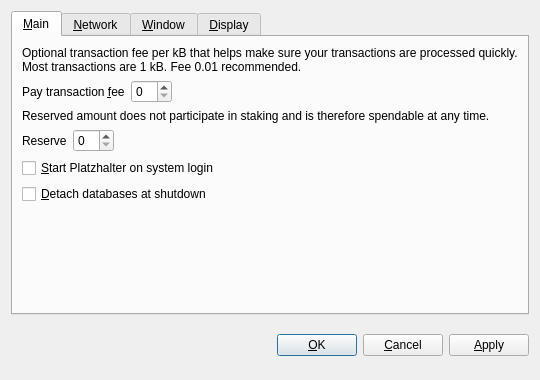
<?xml version="1.0" encoding="UTF-8"?>
<ui version="4.0">
 <class>OptionsDialog</class>
 <widget class="QDialog" name="OptionsDialog">
  <property name="geometry">
   <rect>
    <x>0</x>
    <y>0</y>
    <width>540</width>
    <height>380</height>
   </rect>
  </property>
  <property name="windowTitle">
   <string>Options</string>
  </property>
  <property name="modal">
   <bool>true</bool>
  </property>
  <layout class="QVBoxLayout" name="verticalLayout">
   <item>
    <widget class="QTabWidget" name="tabWidget">
     <property name="tabPosition">
      <enum>QTabWidget::North</enum>
     </property>
     <property name="currentIndex">
      <number>0</number>
     </property>
     <widget class="QWidget" name="tabMain">
      <attribute name="title">
       <string>&amp;Main</string>
      </attribute>
      <layout class="QVBoxLayout" name="verticalLayout_Main">
       <item>
        <widget class="QLabel" name="transactionFeeInfoLabel">
         <property name="text">
          <string>Optional transaction fee per kB that helps make sure your transactions are processed quickly. Most transactions are 1 kB. Fee 0.01 recommended.</string>
         </property>
         <property name="textFormat">
          <enum>Qt::PlainText</enum>
         </property>
         <property name="wordWrap">
          <bool>true</bool>
         </property>
        </widget>
       </item>
       <item>
        <layout class="QHBoxLayout" name="horizontalLayoutFee">
         <item>
          <widget class="QLabel" name="transactionFeeLabel">
           <property name="text">
            <string>Pay transaction &amp;fee</string>
           </property>
           <property name="textFormat">
            <enum>Qt::PlainText</enum>
           </property>
           <property name="buddy">
            <cstring>transactionFee</cstring>
           </property>
          </widget>
         </item>
         <item>
          <widget class="BitcoinAmountField" name="transactionFee"/>
         </item>
         <item>
          <spacer name="horizontalSpacerFee">
           <property name="orientation">
            <enum>Qt::Horizontal</enum>
           </property>
           <property name="sizeHint" stdset="0">
            <size>
             <width>40</width>
             <height>20</height>
            </size>
           </property>
          </spacer>
         </item>
        </layout>
       </item>
       <item>
        <widget class="QLabel" name="reserveBalanceInfoLabel">
         <property name="text">
          <string>Reserved amount does not participate in staking and is therefore spendable at any time.</string>
         </property>
         <property name="textFormat">
          <enum>Qt::PlainText</enum>
         </property>
         <property name="wordWrap">
          <bool>true</bool>
         </property>
        </widget>
       </item>
       <item>
        <layout class="QHBoxLayout" name="horizontalLayoutReserveBalance">
         <item>
          <widget class="QLabel" name="reserveBalanceLabel">
           <property name="text">
            <string>Reserve</string>
           </property>
           <property name="textFormat">
            <enum>Qt::PlainText</enum>
           </property>
           <property name="buddy">
            <cstring>reserveBalance</cstring>
           </property>
          </widget>
         </item>
         <item>
          <widget class="BitcoinAmountField" name="reserveBalance"/>
         </item>
         <item>
          <spacer name="horizontalSpacerReserveBalance">
           <property name="orientation">
            <enum>Qt::Horizontal</enum>
           </property>
           <property name="sizeHint" stdset="0">
            <size>
             <width>40</width>
             <height>20</height>
            </size>
           </property>
          </spacer>
         </item>
        </layout>
       </item>
       <item>
        <widget class="QCheckBox" name="bitcoinAtStartup">
         <property name="toolTip">
          <string>Automatically start Platzhalter after logging in to the system.</string>
         </property>
         <property name="text">
          <string>&amp;Start Platzhalter on system login</string>
         </property>
        </widget>
       </item>
       <item>
        <widget class="QCheckBox" name="detachDatabases">
         <property name="toolTip">
          <string>Detach block and address databases at shutdown. This means they can be moved to another data directory, but it slows down shutdown. The wallet is always detached.</string>
         </property>
         <property name="text">
          <string>&amp;Detach databases at shutdown</string>
         </property>
        </widget>
       </item>
       <item>
        <spacer name="verticalSpacer_Main">
         <property name="orientation">
          <enum>Qt::Vertical</enum>
         </property>
         <property name="sizeHint" stdset="0">
          <size>
           <width>20</width>
           <height>40</height>
          </size>
         </property>
        </spacer>
       </item>
      </layout>
     </widget>
     <widget class="QWidget" name="tabNetwork">
      <attribute name="title">
       <string>&amp;Network</string>
      </attribute>
      <layout class="QVBoxLayout" name="verticalLayout_Network">
       <item>
        <widget class="QCheckBox" name="mapPortUpnp">
         <property name="toolTip">
          <string>Automatically open the Platzhalter client port on the router. This only works when your router supports UPnP and it is enabled.</string>
         </property>
         <property name="text">
          <string>Map port using &amp;UPnP</string>
         </property>
        </widget>
       </item>
       <item>
        <widget class="QCheckBox" name="connectSocks">
         <property name="toolTip">
          <string>Connect to the Platzhalter network through a SOCKS proxy (e.g. when connecting through Tor).</string>
         </property>
         <property name="text">
          <string>&amp;Connect through SOCKS proxy:</string>
         </property>
        </widget>
       </item>
       <item>
        <layout class="QHBoxLayout" name="horizontalLayout_Network">
         <item>
          <widget class="QLabel" name="proxyIpLabel">
           <property name="text">
            <string>Proxy &amp;IP:</string>
           </property>
           <property name="textFormat">
            <enum>Qt::PlainText</enum>
           </property>
           <property name="buddy">
            <cstring>proxyIp</cstring>
           </property>
          </widget>
         </item>
         <item>
          <widget class="QValidatedLineEdit" name="proxyIp">
           <property name="maximumSize">
            <size>
             <width>140</width>
             <height>16777215</height>
            </size>
           </property>
           <property name="toolTip">
            <string>IP address of the proxy (e.g. 127.0.0.1)</string>
           </property>
          </widget>
         </item>
         <item>
          <widget class="QLabel" name="proxyPortLabel">
           <property name="text">
            <string>&amp;Port:</string>
           </property>
           <property name="textFormat">
            <enum>Qt::PlainText</enum>
           </property>
           <property name="buddy">
            <cstring>proxyPort</cstring>
           </property>
          </widget>
         </item>
         <item>
          <widget class="QLineEdit" name="proxyPort">
           <property name="maximumSize">
            <size>
             <width>55</width>
             <height>16777215</height>
            </size>
           </property>
           <property name="toolTip">
            <string>Port of the proxy (e.g. 9050)</string>
           </property>
          </widget>
         </item>
         <item>
          <widget class="QLabel" name="socksVersionLabel">
           <property name="text">
            <string>SOCKS &amp;Version:</string>
           </property>
           <property name="textFormat">
            <enum>Qt::PlainText</enum>
           </property>
           <property name="buddy">
            <cstring>socksVersion</cstring>
           </property>
          </widget>
         </item>
         <item>
          <widget class="QValueComboBox" name="socksVersion">
           <property name="toolTip">
            <string>SOCKS version of the proxy (e.g. 5)</string>
           </property>
          </widget>
         </item>
         <item>
          <spacer name="horizontalSpacer_Network">
           <property name="orientation">
            <enum>Qt::Horizontal</enum>
           </property>
           <property name="sizeHint" stdset="0">
            <size>
             <width>40</width>
             <height>20</height>
            </size>
           </property>
          </spacer>
         </item>
        </layout>
       </item>
       <item>
        <spacer name="verticalSpacer_Network">
         <property name="orientation">
          <enum>Qt::Vertical</enum>
         </property>
         <property name="sizeHint" stdset="0">
          <size>
           <width>20</width>
           <height>40</height>
          </size>
         </property>
        </spacer>
       </item>
      </layout>
     </widget>
     <widget class="QWidget" name="tabWindow">
      <attribute name="title">
       <string>&amp;Window</string>
      </attribute>
      <layout class="QVBoxLayout" name="verticalLayout_Window">
       <item>
        <widget class="QCheckBox" name="minimizeToTray">
         <property name="toolTip">
          <string>Show only a tray icon after minimizing the window.</string>
         </property>
         <property name="text">
          <string>&amp;Minimize to the tray instead of the taskbar</string>
         </property>
        </widget>
       </item>
       <item>
        <widget class="QCheckBox" name="minimizeOnClose">
         <property name="toolTip">
          <string>Minimize instead of exit the application when the window is closed. When this option is enabled, the application will be closed only after selecting Quit in the menu.</string>
         </property>
         <property name="text">
          <string>M&amp;inimize on close</string>
         </property>
        </widget>
       </item>
       <item>
        <spacer name="verticalSpacer_Window">
         <property name="orientation">
          <enum>Qt::Vertical</enum>
         </property>
         <property name="sizeHint" stdset="0">
          <size>
           <width>20</width>
           <height>40</height>
          </size>
         </property>
        </spacer>
       </item>
      </layout>
     </widget>
     <widget class="QWidget" name="tabDisplay">
      <attribute name="title">
       <string>&amp;Display</string>
      </attribute>
      <layout class="QVBoxLayout" name="verticalLayout_Display">
       <item>
        <layout class="QHBoxLayout" name="horizontalLayout_1_Display">
         <item>
          <widget class="QLabel" name="langLabel">
           <property name="text">
            <string>User Interface &amp;language:</string>
           </property>
           <property name="textFormat">
            <enum>Qt::PlainText</enum>
           </property>
           <property name="buddy">
            <cstring>lang</cstring>
           </property>
          </widget>
         </item>
         <item>
          <widget class="QValueComboBox" name="lang">
           <property name="toolTip">
            <string>The user interface language can be set here. This setting will take effect after restarting Platzhalter.</string>
           </property>
          </widget>
         </item>
        </layout>
       </item>
       <item>
        <layout class="QHBoxLayout" name="horizontalLayout_2_Display">
         <item>
          <widget class="QLabel" name="unitLabel">
           <property name="text">
            <string>&amp;Unit to show amounts in:</string>
           </property>
           <property name="textFormat">
            <enum>Qt::PlainText</enum>
           </property>
           <property name="buddy">
            <cstring>unit</cstring>
           </property>
          </widget>
         </item>
         <item>
          <widget class="QValueComboBox" name="unit">
           <property name="toolTip">
            <string>Choose the default subdivision unit to show in the interface and when sending coins.</string>
           </property>
          </widget>
         </item>
        </layout>
       </item>
       <item>
        <widget class="QCheckBox" name="displayAddresses">
         <property name="toolTip">
          <string>Whether to show Platzhalter addresses in the transaction list or not.</string>
         </property>
         <property name="text">
          <string>&amp;Display addresses in transaction list</string>
         </property>
        </widget>
       </item>
       <item>
        <widget class="QCheckBox" name="coinControlFeatures">
         <property name="toolTip">
          <string>Whether to show coin control features or not.</string>
         </property>
         <property name="text">
          <string>Display coin &amp;control features (experts only!)</string>
         </property>
        </widget>
       </item>
       <item>
        <spacer name="verticalSpacer_Display">
         <property name="orientation">
          <enum>Qt::Vertical</enum>
         </property>
         <property name="sizeHint" stdset="0">
          <size>
           <width>20</width>
           <height>40</height>
          </size>
         </property>
        </spacer>
       </item>
      </layout>
     </widget>
    </widget>
   </item>
   <item>
    <layout class="QHBoxLayout" name="horizontalLayout_Buttons">
     <item>
      <spacer name="horizontalSpacer_1">
       <property name="orientation">
        <enum>Qt::Horizontal</enum>
       </property>
       <property name="sizeHint" stdset="0">
        <size>
         <width>40</width>
         <height>48</height>
        </size>
       </property>
      </spacer>
     </item>
     <item>
      <widget class="QLabel" name="statusLabel">
       <property name="font">
        <font>
         <weight>75</weight>
         <bold>true</bold>
        </font>
       </property>
       <property name="text">
        <string/>
       </property>
       <property name="textFormat">
        <enum>Qt::PlainText</enum>
       </property>
       <property name="wordWrap">
        <bool>true</bool>
       </property>
      </widget>
     </item>
     <item>
      <spacer name="horizontalSpacer_2">
       <property name="orientation">
        <enum>Qt::Horizontal</enum>
       </property>
       <property name="sizeHint" stdset="0">
        <size>
         <width>40</width>
         <height>48</height>
        </size>
       </property>
      </spacer>
     </item>
     <item>
      <widget class="QPushButton" name="okButton">
       <property name="text">
        <string>&amp;OK</string>
       </property>
      </widget>
     </item>
     <item>
      <widget class="QPushButton" name="cancelButton">
       <property name="text">
        <string>&amp;Cancel</string>
       </property>
       <property name="autoDefault">
        <bool>false</bool>
       </property>
      </widget>
     </item>
     <item>
      <widget class="QPushButton" name="applyButton">
       <property name="text">
        <string>&amp;Apply</string>
       </property>
       <property name="autoDefault">
        <bool>false</bool>
       </property>
      </widget>
     </item>
    </layout>
   </item>
  </layout>
 </widget>
 <customwidgets>
  <customwidget>
   <class>BitcoinAmountField</class>
   <extends>QSpinBox</extends>
   <header>bitcoinamountfield.h</header>
  </customwidget>
  <customwidget>
   <class>QValueComboBox</class>
   <extends>QComboBox</extends>
   <header>qvaluecombobox.h</header>
  </customwidget>
  <customwidget>
   <class>QValidatedLineEdit</class>
   <extends>QLineEdit</extends>
   <header>qvalidatedlineedit.h</header>
  </customwidget>
 </customwidgets>
 <resources/>
 <connections/>
</ui>
